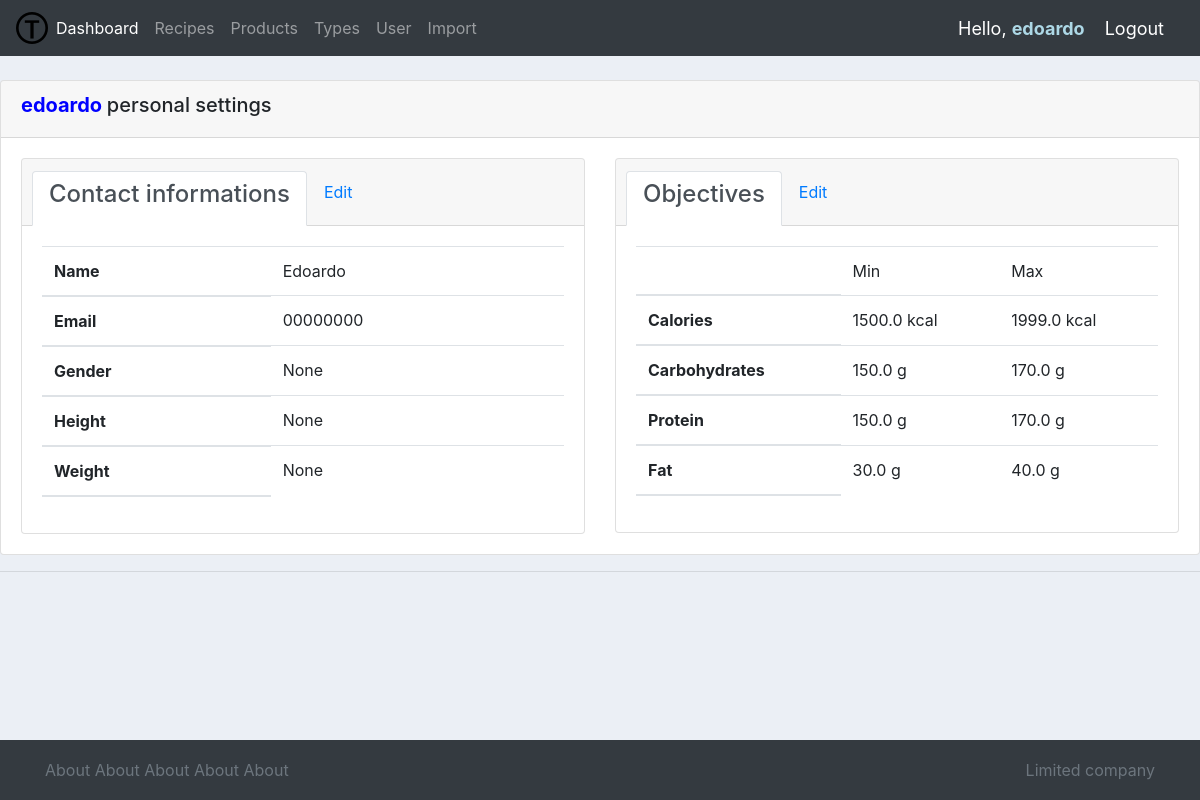
The app's page /user_settings/ (signed in) with its own data.
### diet/models.py (models this page shows, shortened)
class Customer(models.Model):
    user = models.OneToOneField(User, null=True, blank=True, on_delete=models.CASCADE)
    objectives = models.OneToOneField(Objectives, null=True, blank=True, on_delete=models.CASCADE, default=default_new_objective)
    name = models.CharField(max_length=200, null=True)
    phone = models.CharField(max_length=200, null=True, blank=True)
    email = models.CharField(max_length=200, null=True, blank=True)
    height = models.FloatField(blank=True, null=True)
    weight = models.FloatField(blank=True, null=True)
    gender = models.CharField(max_length=200, null=True, choices=GENDER)
    date_created = models.DateTimeField(auto_now_add=True, null=True)
    profile_pic = models.ImageField(default="logo2.png", null=True, blank=True)

class Objectives(models.Model):
    calories_max = models.FloatField()
    calories_min = models.FloatField()
    carbohydrates_max = models.FloatField()
    carbohydrates_min = models.FloatField()
    protein_max = models.FloatField()
    protein_min = models.FloatField()
    fat_max = models.FloatField()
    fat_min = models.FloatField()

### diet/views.py (the view)
# urls.py: path("user_settings/", views.userSettings, name="user_settings"),
@login_required(login_url="login")
def userSettings(request):
    form = CreateUserForm()
    customer = Customer.objects.get(user=request.user)
    objectives = customer.objectives
    context = {'form': form, 'objectives': objectives, 'customer': customer}
    return render(request, "diet/user_settings.html", context)

### diet/templates/diet/user_settings.html (shortened to what this page needs)
{%  extends 'diet/main.html' %}
{% block content %}
<br xmlns="http://www.w3.org/1999/html">
<div class="card">
  <div class="card-header">
    <h5>
        <span style="color:blue;font-weight:bold">
            {{request.user}}
        </span>
        personal settings
    </h5>
    </div>
        <div class="card-body">
            <div class="row">
                <div class="col">
                    <div class="card">
                        <div class="card-header">
                            <ul class="nav nav-tabs card-header-tabs">
                                <li class="nav-item">
                                    <a class="nav-link active" href="">
                                        <h4>Contact informations
                                        </h4>
                                    </a>
                                </li>
                                <li class="nav-item">
                                    <a class="nav-link" href="{% url 'update_customer' customer.id %}">Edit
                                    </a>
                                </li>
                            </ul>
                        </div>
                        <div class="card-body">
                            <table class = "table table-borderless">
                                <thead>
                                    <tr>
                                        <th>Name</th>
                                        <td>{{customer.name}}</td>
                                    </tr>
                                    <tr>
                                        <th>Email</th>
                                        <td>{{customer.email}}</td>
                                    </tr>
                                    <tr>
                                        <th>Gender</th>
                                        <td>{{customer.gender}}</td>
                                    </tr>
                                    <tr>
                                        <th>Height</th>
                                        <td>{{customer.height}}</td>
                                    </tr>
                                    <tr>
                                        <th>Weight</th>
                                        <td>{{customer.weight}}</td>
                                    </tr>
                                </thead>
                            </table>
                        </div>
                    </div>
                </div>
                <div class="col">
                   <div class="card">
                            <div class="card-header">
                                <ul class="nav nav-tabs card-header-tabs">
                                    <li class="nav-item">
                                        <a class="nav-link active" href="">
                                            <h4>Objectives
                                            </h4>
                                        </a>
                                    </li>
                                    <li class="nav-item">
                                        <a class="nav-link" href="{% url 'update_objectives' objectives.id %}">Edit
                                        </a>
                                    </li>
                                </ul>
                            </div>
                            <div class="card-body">
                                <table class = "table table-borderless">
                                    <thead>
                                        <tr>
                                            <th></th>
                                            <td>Min</td>
                                            <td>Max</td>
                                        </tr>
                                        <tr>
                                            <th>Calories</th>
                                            <td>{{customer.objectives.calories_min}} kcal</td>
                                            <td>{{customer.objectives.calories_max}} kcal</td>
                                        </tr>
                                        <tr>
                                            <th>Carbohydrates</th>
                                            <td>{{customer.objectives.carbohydrates_min}} g</td>
                                            <td>{{customer.objectives.carbohydrates_max}} g</td>
                                        </tr>
                                        <tr>
                                            <th>Protein</th>
                                            <td>{{customer.objectives.protein_min}} g</td>
                                            <td>{{customer.objectives.protein_max}} g</td>
                                        </tr>
                                        <tr>
                                            <th>Fat</th>
                                            <td>{{customer.objectives.fat_min}} g</td>
                                            <td>{{customer.objectives.fat_max}} g</td>
                                        </tr>
                                    </thead>
                                </table>
                            </div>
                      </div>
                  </div>
                </div>
            </div>
        </div>
{% endblock content %}

### diet/templates/diet/navbar.html (shortened to what this page needs)
{% load static %}
<nav class="navbar navbar-expand-lg navbar-dark bg-dark">
    <img src="{% static 'images/logo2.png'%}">
    <div class="collapse navbar-collapse" id="navbarNav">
        <ul class="navbar-nav">
            <li class="nav-item active">
                <a class="nav-link" href="{% url 'home' %}">Dashboard</a>
            </li>
            <li class="nav-item">
                <a class="nav-link" href="{% url 'recipes' %}">Recipes</a>
            </li>
            <li class="nav-item">
                <a class="nav-link" href="{% url 'products' %}">Products</a>
            </li>
            <li class="nav-item">
                <a class="nav-link" href="{% url 'types' %}">Types</a>
            </li>
            <li class="nav-item">
                <a class="nav-link" href="{% url 'user_settings' %}">User</a>
            </li>
            <li class="nav-item">
                <a class="nav-link" href="{% url 'import_file' %}">Import</a>
            </li>
        </ul>
    </div>
    <span class="hello-msg">Hello,
        <span style="color:lightblue;font-weight:bold">
            {{request.user}}
        </span>
    </span>
    <span>
        <a class="hello-msg" href="{%url 'logout'%}">Logout
        </a> </span>
</nav>

### static/css/main.css (style rules this page uses)
body { background-color: #ebeff5 !important; margin-bottom: 60px; }
html { position: relative; min-height: 100%; }

### diet/templates/diet/main.html (style rules this page uses)
html { position: relative; min-height: 100%; }
body { margin-bottom: 60px; }

### diet/templates/diet/navbar.html (style rules this page uses)
.hello-msg { font-size: 18px; color: #ffffff; margin-right: 20px; }

### records on screen
Customer: name "Edoardo", email "00000000", gender "None", height "None", weight "None", objectives.calories_min "1500.0", objectives.calories_max "1999.0", objectives.carbohydrates_min "150.0", objectives.carbohydrates_max "170.0", objectives.protein_min "150.0", objectives.protein_max "170.0", objectives.fat_min "30.0", objectives.fat_max "40.0"

### other values on screen
{{ request.user }} "edoardo"
